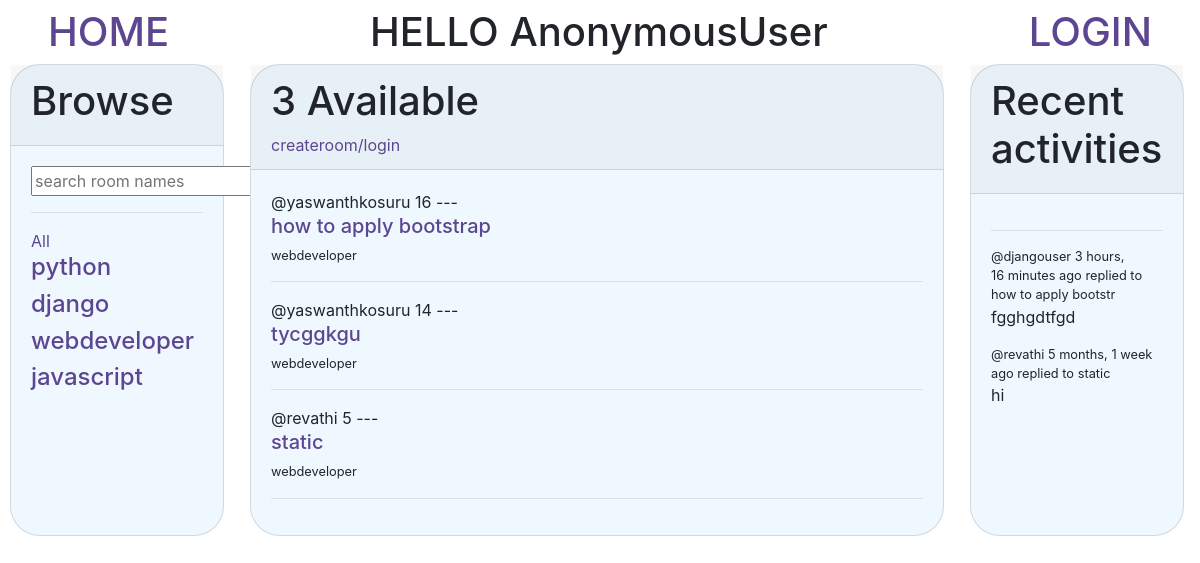
/?q=webdeveloper, run on the app's committed database.
### base/models.py (models this page shows, shortened)
class Topic(models.Model):
    name = models.CharField(max_length=200)

class Room(models.Model):
    host = models.ForeignKey(User, on_delete=models.SET_NULL, null=True)
    topic = models.ForeignKey(Topic, on_delete=models.SET_NULL, null=True)
    name = models.CharField(max_length=200)
    participants = models.ManyToManyField(User, related_name="paricipants", blank=True)
    description = models.TextField(null=True, blank=True)
    updated = models.DateTimeField(auto_now=True)
    created = models.DateTimeField(auto_now_add=True)
    id = models.AutoField(primary_key=True)
    class Meta:
        ordering = ["-updated", "-created"]
    def __str__(self):
        return self.name[:20]

class Message(models.Model):
    user = models.ForeignKey(User, on_delete=models.CASCADE)
    room = models.ForeignKey(Room, on_delete=models.CASCADE)
    body = models.TextField()
    updated = models.DateTimeField(auto_now=True)
    created = models.DateTimeField(auto_now_add=True)
    class Meta:
        ordering = ["-updated", "-created"]

### base/views.py (the view)
# urls.py: path("", home, name="home"),
def home(request):
    q = request.GET.get("q", "")
    rooms = Room.objects.filter(
        Q(topic__name__icontains=q) | Q(name__icontains=q) | Q(description__icontains=q)
    )
    rooms_count = rooms.count()
    room_messages = Message.objects.filter(Q(room__topic__name__icontains=q))
    topics = Topic.objects.all()
    context = {
        "rooms": rooms,
        "topics": topics,
        "rooms_count": rooms_count,
        "room_messages": room_messages,
    }
    return render(request, "base/home.html", context)

### base/templates/base/home.html (shortened to what this page needs)
{% extends 'main.html' %}
{% load static %}
{%block content %}
<head>
    <link rel="stylesheet" type="text/css" href="{% static 'style\home.css' %}" />
</head>
<body>
    <div class="main">
        <div class="card">
            <div class="card-header">
                <h1>Browse</h1>
            </div>
            <div class="card-body">
                <form role="search" method="GET" action="{% url 'home' %}">
                    <input name="q" placeholder="search room names">
                </form>
                {% include 'base/topic_components.html' %}
            </div>
        </div>
        <div class="card">
            <div class="card-header">
                <h1>{{rooms_count}} Available</h1>
                <a href="{% url 'create_room' %}">
                    createroom/login
                </a>
            </div>
            <div class="card-body">
                {% include 'base/feed_component.html' %}
            </div>
        </div>
        <div class="card">
            <div class="card-header">
                <h1>Recent activities</h1>
            </div>
            <div class="card-body">
                {% include 'base/activity_component.html' %}
            </div>
        </div>
    </div>
</body>
</html>
{% endblock content %}

### base/templates/base/topic_components.html
<hr>
<a href="{% url 'home' %}">All</a>
{% for topic in topics|slice:":10" %}
<div>
    <a href="{% url 'home' %}?q={{topic.name}}">
        <h4>{{topic.name}}</h4>
    </a>
</div>
{% endfor %}

### base/templates/base/feed_component.html (shortened to what this page needs)
<div>
    {% for room in rooms %}
    <span>@{{room.host.username}}</span>
    {{room.id}} ---<a href="{% url 'room' room.id %}">
        <h5>{{room.name}}</h5>
    </a>
    <small>{{room.topic.name}}</small>
    <hr>
    {% endfor %}
</div>

### base/templates/base/activity_component.html
<hr>
{% for message in room_messages|slice:":6" %}
<div>
    <small>@{{message.user}} {{message.created|timesince}} ago </small>
    <small>replied to {{message.room}}</small>
    <p>{{message.body}}</p>
</div>
{% endfor %}

### static/style/navbar.css (style rules this page uses)
body { background-color: Hex #9eb3cb; }

### static/style/home.css (style rules this page uses)
.main { display: grid; grid-template-columns: 1fr 3fr 1fr; }
.card { margin-left: 10px; margin-right: 16px; background-color: aliceblue; border-radius: 30px; }
a { color: #5d4691; text-decoration: none; }

### templates/main.html (style rules this page uses)
body { background-color: rgb(199, 245, 229); }

### data on the page
Topic: name "python"
Topic: name "django"
Topic: name "webdeveloper"
Topic: name "javascript"
Room: host.username "yaswanthkosuru", id "16", name "how to apply bootstrap", topic.name "webdeveloper"
Room: host.username "yaswanthkosuru", id "14", name "tycggkgu", topic.name "webdeveloper"
Room: host.username "revathi", id "5", name "static", topic.name "webdeveloper"
Message: user "djangouser", created "3 hours, 16 minutes", room "how to apply bootstr", body "fgghgdtfgd"
Message: user "revathi", created "5 months, 1 week", room "static", body "hi"

### other printed values
{{ request.user }} "AnonymousUser"
{{ rooms_count }} "3"
